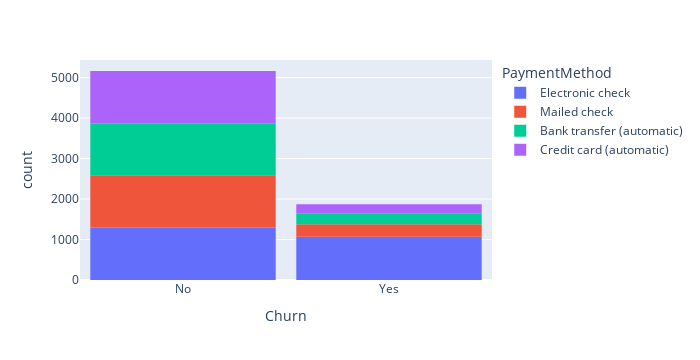

Notebook source saved alongside this figure:
### Code cell
tabular0 = pd.crosstab(df["Churn"],df["PaymentMethod"])
tabular0
#from this data it can be deciphered that mailed check is the most opted payment method
labela=["Mailed Check","Electronic Check","Credit card","Bank Transfer"]
plt.pie(df["PaymentMethod"].value_counts(),labels=labela,autopct="%1.1f%%")
plt.show()
fig = px.histogram(df,x='Churn', color="PaymentMethod",barmode="relative")
fig.update_layout(width=700,bargap=0.1)
fig.show()

### Figure 1 — Plotly figure (JSON) as saved in the notebook; plotly's stock layout.template omitted (floating-point values rounded to 4 significant figures; data arrays with more than 128 entries replaced by an {"elided": "..."} marker saying what was removed)
{"data": [{"alignmentgroup": "True", "bingroup": "x", "hovertemplate": "PaymentMethod=Electronic check<br>Churn=%{x}<br>count=%{y}<extra></extra>", "legendgroup": "Electronic check", "marker": {"color": "#636efa", "pattern": {"shape": ""}}, "name": "Electronic check", "offsetgroup": "Electronic check", "orientation": "v", "showlegend": true, "type": "histogram", "x": {"elided": "2365 str values"}, "xaxis": "x", "yaxis": "y"}, {"alignmentgroup": "True", "bingroup": "x", "hovertemplate": "PaymentMethod=Mailed check<br>Churn=%{x}<br>count=%{y}<extra></extra>", "legendgroup": "Mailed check", "marker": {"color": "#EF553B", "pattern": {"shape": ""}}, "name": "Mailed check", "offsetgroup": "Mailed check", "orientation": "v", "showlegend": true, "type": "histogram", "x": {"elided": "1604 str values"}, "xaxis": "x", "yaxis": "y"}, {"alignmentgroup": "True", "bingroup": "x", "hovertemplate": "PaymentMethod=Bank transfer (automatic)<br>Churn=%{x}<br>count=%{y}<extra></extra>", "legendgroup": "Bank transfer (automatic)", "marker": {"color": "#00cc96", "pattern": {"shape": ""}}, "name": "Bank transfer (automatic)", "offsetgroup": "Bank transfer (automatic)", "orientation": "v", "showlegend": true, "type": "histogram", "x": {"elided": "1542 str values"}, "xaxis": "x", "yaxis": "y"}, {"alignmentgroup": "True", "bingroup": "x", "hovertemplate": "PaymentMethod=Credit card (automatic)<br>Churn=%{x}<br>count=%{y}<extra></extra>", "legendgroup": "Credit card (automatic)", "marker": {"color": "#ab63fa", "pattern": {"shape": ""}}, "name": "Credit card (automatic)", "offsetgroup": "Credit card (automatic)", "orientation": "v", "showlegend": true, "type": "histogram", "x": {"elided": "1521 str values"}, "xaxis": "x", "yaxis": "y"}], "layout": {"bargap": 0.1, "barmode": "relative", "height": 360, "legend": {"title": {"text": "PaymentMethod"}, "tracegroupgap": 0}, "margin": {"t": 60}, "width": 700, "xaxis": {"anchor": "y", "autorange": true, "domain": [0, 1], "range": [-0.5, 1.5], "title": {"text": "Churn"}, "type": "category"}, "yaxis": {"anchor": "x", "autorange": true, "domain": [0, 1], "range": [0, 5435.0], "title": {"text": "count"}}}}
